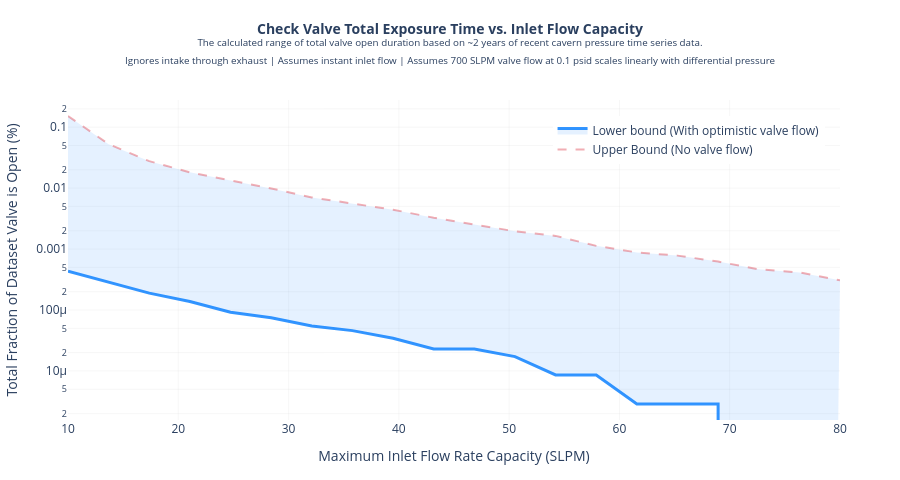
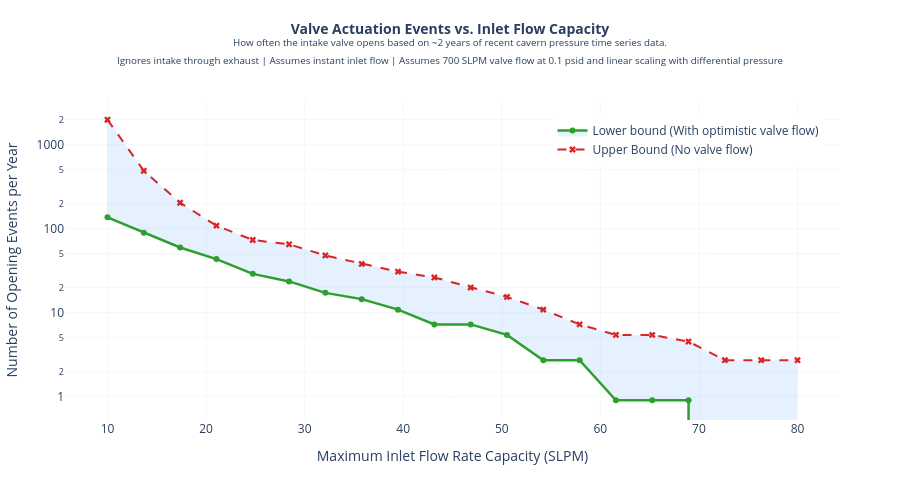

The notebook cell these images were saved under, in order:
### Code cell
# X-axis sweep array
x_flow_rates = undepressure_df["Max flow rates (SLPM)"].to_numpy()

assumptions_str = f"<br><sup>Ignores intake through exhaust | Assumes instant inlet flow | Assumes {opening_flow} SLPM valve flow at 0.1 psid scales linearly with differential pressure</sup>"
upper_bound_str = "Upper Bound (No valve flow)"
lower_bound_str = "Lower bound (With optimistic valve flow)"

# ----------------------------------------------------
# PLOT 1: TOTAL EXPOSURE TIME (%)
# ----------------------------------------------------
fig_time = go.Figure()

# Upper Bound - Conservative
fig_time.add_trace(
    go.Scatter(
        x=x_flow_rates,
        y=fraction_time_open_conservative * 100,
        mode="lines",
        line=dict(color="rgba(220, 53, 69, 0.4)", width=2, dash="dash"),
        name=upper_bound_str,
        hovertemplate="<b>Max Flow:</b> %{x:.1f} SLPM<br><b>Upper Limit:</b> %{y:.4f}%<extra></extra>",
    )
)

# Lower Bound - Optimistic (with Area Fill)
fig_time.add_trace(
    go.Scatter(
        x=x_flow_rates,
        y=fraction_time_open_optimistic * 100,
        mode="lines",
        line=dict(color="rgba(0, 123, 255, 0.8)", width=3),
        name=lower_bound_str,
        fill="tonexty",
        fillcolor="rgba(0, 123, 255, 0.1)",
        hovertemplate="<b>Max Flow:</b> %{x:.1f} SLPM<br><b>Lower Limit:</b> %{y:.4f}%<extra></extra>",
    )
)

fig_time.update_yaxes(type="log")
fig_time.update_layout(
    title=dict(
        text=(
            "<b>Check Valve Total Exposure Time vs. Inlet Flow Capacity</b>"
            "<br><sup>The calculated range of total valve open duration based on ~2 years of recent cavern pressure time series data.</sup>"
            f"{assumptions_str}"
        ),
        font=dict(size=14),
        x=0.5,
        xanchor="center",
        y=0.93,
    ),
    xaxis=dict(title="Maximum Inlet Flow Rate Capacity (SLPM)", gridcolor="rgba(200, 200, 200, 0.15)"),
    yaxis=dict(title="Total Fraction of Dataset Valve is Open (%)", gridcolor="rgba(200, 200, 200, 0.15)", zeroline=False),
    template="plotly_white",
    margin=dict(t=100, b=60, l=60, r=60),
    width=900,
    height=480,
    hovermode="x unified",
    legend=dict(yanchor="top", y=0.95, xanchor="right", x=0.98)
)


# ----------------------------------------------------
# PLOT 2: DISTINCT ACTUATION EVENTS (Counts)
# ----------------------------------------------------
fig_events = go.Figure()

# Upper bound Event Counts
fig_events.add_trace(
    go.Scatter(
        x=x_flow_rates,
        y=event_counts_cons_per_year,
        mode="lines+markers",
        name=upper_bound_str,
        line=dict(color="#d62728", width=2, dash="dash"),
        marker=dict(symbol="x", size=6),
        hovertemplate="<b>Max Flow:</b> %{x:.1f} SLPM<br><b>Cons. Events per year:</b> %{y:.2f}<extra></extra>",
    )
)

# Lower bound Event Counts
fig_events.add_trace(
    go.Scatter(
        x=x_flow_rates,
        y=event_counts_opt_per_year,
        mode="lines+markers",
        name=lower_bound_str,
        line=dict(color="#2ca02c", width=2.5),
        marker=dict(symbol="circle", size=6),
        fill="tonexty",
        fillcolor="rgba(0, 123, 255, 0.1)",
        hovertemplate="<b>Max Flow:</b> %{x:.1f} SLPM<br><b>Sim. Events per year:</b> %{y:.2f}<extra></extra>",
    )
)

fig_events.update_yaxes(type="log")
fig_events.update_layout(
    title=dict(
        text=(
            "<b>Valve Actuation Events vs. Inlet Flow Capacity</b>"
            "<br><sup>How often the intake valve opens based on ~2 years of recent cavern pressure time series data.</sup>"
            f"<br><sup>Ignores intake through exhaust | Assumes instant inlet flow | Assumes {opening_flow} SLPM valve flow at 0.1 psid and linear scaling with differential pressure</sup>"
        ),
        font=dict(size=14),
        x=0.5,
        xanchor="center",
        y=0.93,
    ),
    xaxis=dict(title="Maximum Inlet Flow Rate Capacity (SLPM)", gridcolor="rgba(200, 200, 200, 0.15)"),
    yaxis=dict(title="Number of Opening Events per Year", gridcolor="rgba(200, 200, 200, 0.15)", zeroline=False),
    template="plotly_white",
    margin=dict(t=100, b=60, l=60, r=60),
    width=900,
    height=480,
    hovermode="x unified",
    legend=dict(yanchor="top", y=0.95, xanchor="right", x=0.98)
)

# Save
fig_time.write_html("underpressure_time_vs_inlet_flows.html")
fig_events.write_html("underpressure_freq_vs_inlet_flows.html")

# Render both separately
fig_time.show()
fig_events.show()

### Figure 1 — Plotly figure (JSON) as saved in the notebook; plotly's stock layout.template omitted (floating-point values rounded to 4 significant figures)
{"data": [{"hovertemplate": "<b>Max Flow:</b> %{x:.1f} SLPM<br><b>Upper Limit:</b> %{y:.4f}%<extra></extra>", "line": {"color": "rgba(220, 53, 69, 0.4)", "dash": "dash", "width": 2}, "mode": "lines", "name": "Upper Bound (No valve flow)", "type": "scatter", "x": [10.0, 13.68, 17.37, 21.05, 24.74, 28.42, 32.11, 35.79, 39.47, 43.16, 46.84, 50.53, 54.21, 57.89, 61.58, 65.26, 68.95, 72.63, 76.32, 80.0], "y": [0.1525, 0.05259, 0.0277, 0.01815, 0.01335, 0.009883, 0.007026, 0.005628, 0.00443, 0.003267, 0.002535, 0.001958, 0.001645, 0.001128, 0.0008815, 0.000781, 0.0006231, 0.0004651, 0.0004135, 0.0003072]}, {"fill": "tonexty", "fillcolor": "rgba(0, 123, 255, 0.1)", "hovertemplate": "<b>Max Flow:</b> %{x:.1f} SLPM<br><b>Lower Limit:</b> %{y:.4f}%<extra></extra>", "line": {"color": "rgba(0, 123, 255, 0.8)", "width": 3}, "mode": "lines", "name": "Lower bound (With optimistic valve flow)", "type": "scatter", "x": [10.0, 13.68, 17.37, 21.05, 24.74, 28.42, 32.11, 35.79, 39.47, 43.16, 46.84, 50.53, 54.21, 57.89, 61.58, 65.26, 68.95, 72.63, 76.32, 80.0], "y": [0.0004336, 0.0002843, 0.0001895, 0.0001378, 9.188e-05, 7.465e-05, 5.455e-05, 4.594e-05, 3.445e-05, 2.297e-05, 2.297e-05, 1.723e-05, 8.614e-06, 8.614e-06, 2.871e-06, 2.871e-06, 2.871e-06, 0.0, 0.0, 0.0]}], "layout": {"height": 480, "hovermode": "x unified", "legend": {"x": 0.98, "xanchor": "right", "y": 0.95, "yanchor": "top"}, "margin": {"b": 60, "l": 60, "r": 60, "t": 100}, "title": {"font": {"size": 14}, "text": "<b>Check Valve Total Exposure Time vs. Inlet Flow Capacity</b><br><sup>The calculated range of total valve open duration based on ~2 years of recent cavern pressure time series data.</sup><br><sup>Ignores intake through exhaust | Assumes instant inlet flow | Assumes 700 SLPM valve flow at 0.1 psid scales linearly with differential pressure</sup>", "x": 0.5, "xanchor": "center", "y": 0.93}, "width": 900, "xaxis": {"gridcolor": "rgba(200, 200, 200, 0.15)", "title": {"text": "Maximum Inlet Flow Rate Capacity (SLPM)"}}, "yaxis": {"gridcolor": "rgba(200, 200, 200, 0.15)", "title": {"text": "Total Fraction of Dataset Valve is Open (%)"}, "type": "log", "zeroline": false}}}

### Figure 2 — Plotly figure (JSON) as saved in the notebook; plotly's stock layout.template omitted (floating-point values rounded to 4 significant figures)
{"data": [{"hovertemplate": "<b>Max Flow:</b> %{x:.1f} SLPM<br><b>Cons. Events per year:</b> %{y:.2f}<extra></extra>", "line": {"color": "#d62728", "dash": "dash", "width": 2}, "marker": {"size": 6, "symbol": "x"}, "mode": "lines+markers", "name": "Upper Bound (No valve flow)", "type": "scatter", "x": [10.0, 13.68, 17.37, 21.05, 24.74, 28.42, 32.11, 35.79, 39.47, 43.16, 46.84, 50.53, 54.21, 57.89, 61.58, 65.26, 68.95, 72.63, 76.32, 80.0], "y": [1983.0, 489.0, 203.7, 108.7, 73.34, 65.19, 47.99, 38.03, 30.79, 26.26, 19.92, 15.39, 10.87, 7.244, 5.433, 5.433, 4.527, 2.716, 2.716, 2.716]}, {"fill": "tonexty", "fillcolor": "rgba(0, 123, 255, 0.1)", "hovertemplate": "<b>Max Flow:</b> %{x:.1f} SLPM<br><b>Sim. Events per year:</b> %{y:.2f}<extra></extra>", "line": {"color": "#2ca02c", "width": 2.5}, "marker": {"size": 6, "symbol": "circle"}, "mode": "lines+markers", "name": "Lower bound (With optimistic valve flow)", "type": "scatter", "x": [10.0, 13.68, 17.37, 21.05, 24.74, 28.42, 32.11, 35.79, 39.47, 43.16, 46.84, 50.53, 54.21, 57.89, 61.58, 65.26, 68.95, 72.63, 76.32, 80.0], "y": [136.7, 89.64, 59.76, 43.46, 28.98, 23.54, 17.2, 14.49, 10.87, 7.244, 7.244, 5.433, 2.716, 2.716, 0.9055, 0.9055, 0.9055, 0.0, 0.0, 0.0]}], "layout": {"height": 480, "hovermode": "x unified", "legend": {"x": 0.98, "xanchor": "right", "y": 0.95, "yanchor": "top"}, "margin": {"b": 60, "l": 60, "r": 60, "t": 100}, "title": {"font": {"size": 14}, "text": "<b>Valve Actuation Events vs. Inlet Flow Capacity</b><br><sup>How often the intake valve opens based on ~2 years of recent cavern pressure time series data.</sup><br><sup>Ignores intake through exhaust | Assumes instant inlet flow | Assumes 700 SLPM valve flow at 0.1 psid and linear scaling with differential pressure</sup>", "x": 0.5, "xanchor": "center", "y": 0.93}, "width": 900, "xaxis": {"gridcolor": "rgba(200, 200, 200, 0.15)", "title": {"text": "Maximum Inlet Flow Rate Capacity (SLPM)"}}, "yaxis": {"gridcolor": "rgba(200, 200, 200, 0.15)", "title": {"text": "Number of Opening Events per Year"}, "type": "log", "zeroline": false}}}
